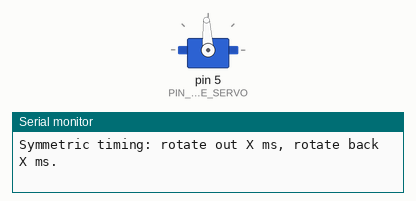
Simulated run of this sketch. Board: Arduino Uno, built with avr-gcc and run on an emulated ATmega328P. On the bench: servo, the last lines printed to the serial monitor.

Above: at 0.15 s.
At 7.05 s:
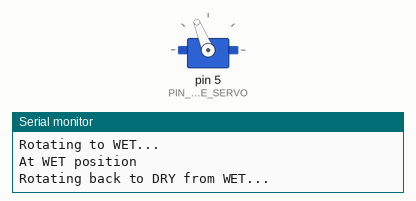
At 14.05 s:
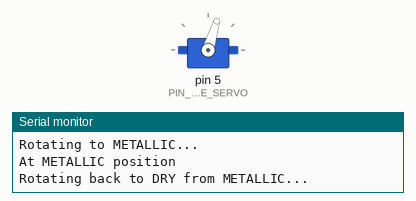
Timing chart, 0 to 20.9 s (numbered marks = the images above):
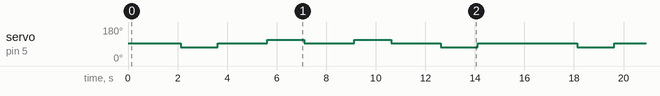

The sketch:

test_chute_only.ino
```cpp
/*
  Chute Servo Only — Continuous Rotation Test (Symmetric Timing)
  Dry -> Wet -> Dry -> Metallic -> Dry (loop)
  Chute servo -> D5

  Uses symmetric timing: rotate out for X ms, rotate back for same X ms.
  Tune ROTATE_TO_WET_MS and ROTATE_TO_METALLIC_MS until the chute
  physically reaches each bin from Dry.
*/

#include <Servo.h>

// ===== PINS =====
const uint8_t PIN_CHUTE_SERVO = 5;

// ===== MICROSECONDS =====
const uint16_t SERVO_STOP = 1500;   // neutral / dry (stopped)
const uint16_t SERVO_ROTATE_WET = 1300;   // speed toward wet
const uint16_t SERVO_ROTATE_METALLIC = 1700; // speed toward metallic

// ===== TIMING (tune these) =====
const uint16_t ROTATE_TO_WET_MS = 1500;      // ms dry -> wet
const uint16_t ROTATE_TO_METALLIC_MS = 1500; // ms dry -> metallic
const uint16_t HOLD_AT_POSITION_MS = 2000;   // ms to hold at each bin

// ===== GLOBALS =====
Servo chuteServo;

// ===== SETUP =====
void setup() {
  Serial.begin(9600);
  chuteServo.attach(PIN_CHUTE_SERVO);
  chuteServo.writeMicroseconds(SERVO_STOP);

  Serial.println(F("=== Chute Servo Only Test ==="));
  Serial.print(F("Chute servo pin: "));
  Serial.println(PIN_CHUTE_SERVO);
  Serial.println(F("Sequence: Dry -> Wet -> Dry -> Metallic -> Dry (repeat)"));
  Serial.println(F("Symmetric timing: rotate out X ms, rotate back X ms."));
  Serial.println();
}

// ===== HELPERS =====
void stopChute() {
  chuteServo.writeMicroseconds(SERVO_STOP);
}

void rotateToWet() {
  Serial.println(F("Rotating to WET..."));
  chuteServo.writeMicroseconds(SERVO_ROTATE_WET);
}

void rotateToMetallic() {
  Serial.println(F("Rotating to METALLIC..."));
  chuteServo.writeMicroseconds(SERVO_ROTATE_METALLIC);
}

void returnToDry() {
  Serial.println(F("Returning to DRY..."));
  chuteServo.writeMicroseconds(SERVO_STOP);
}

// ===== LOOP =====
void loop() {
  // --- Dry ---
  Serial.println(F("At DRY position"));
  stopChute();
  delay(HOLD_AT_POSITION_MS);

  // --- Dry -> Wet ---
  rotateToWet();
  delay(ROTATE_TO_WET_MS);
  stopChute();
  Serial.println(F("At WET position"));
  delay(HOLD_AT_POSITION_MS);

  // --- Wet -> Dry (same time back) ---
  Serial.println(F("Rotating back to DRY from WET..."));
  chuteServo.writeMicroseconds(SERVO_ROTATE_WET == 1300 ? 1700 : 1300); // opposite direction
  delay(ROTATE_TO_WET_MS);
  stopChute();
  Serial.println(F("Back at DRY position"));
  delay(HOLD_AT_POSITION_MS);

  // --- Dry -> Metallic ---
  rotateToMetallic();
  delay(ROTATE_TO_METALLIC_MS);
  stopChute();
  Serial.println(F("At METALLIC position"));
  delay(HOLD_AT_POSITION_MS);

  // --- Metallic -> Dry (same time back) ---
  Serial.println(F("Rotating back to DRY from METALLIC..."));
  chuteServo.writeMicroseconds(SERVO_ROTATE_METALLIC == 1700 ? 1300 : 1700); // opposite direction
  delay(ROTATE_TO_METALLIC_MS);
  stopChute();
  Serial.println(F("Back at DRY position"));
  delay(HOLD_AT_POSITION_MS);

  Serial.println(F("--- Cycle complete, repeating ---"));
  Serial.println();
}
```

Measured:
- by itself, servo on pin 5 (PIN_CHUTE_SERVO): repeats every 16.0 s: 2 × (93° 2.0 s, 112° 1.5 s), 93° 2.0 s, 73° 1.5 s, 93° 4.0 s, 73° 1.5 s
